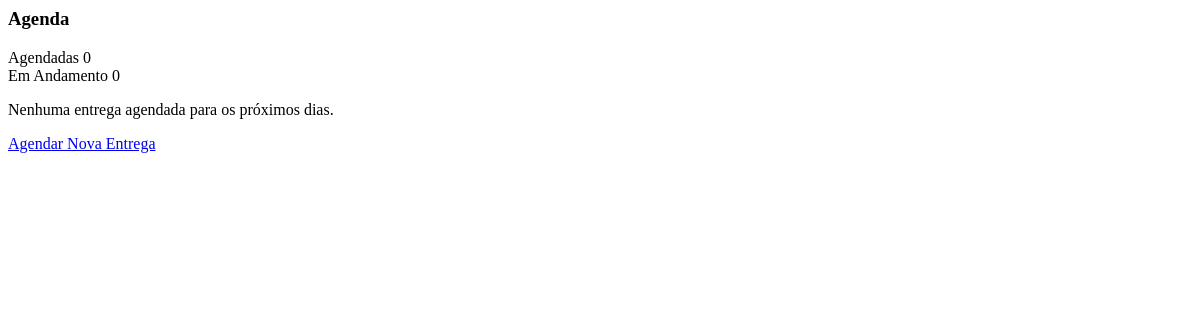
The page /notas/widget-agenda-entregas/ (signed in) on the database as committed earlier.
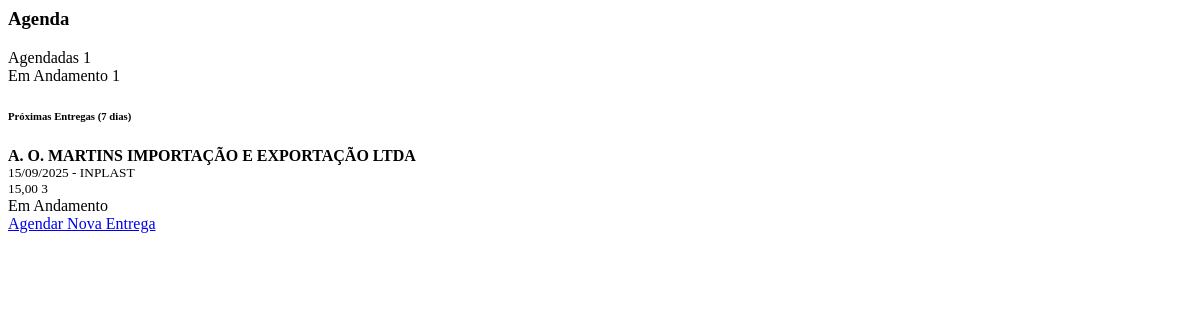
The same page on the database as committed later.
### notas/models.py (models this page shows, shortened)
class UpperCaseMixin:
    def save(self, *args, **kwargs):
        for field in self._meta.fields:
            if hasattr(field, 'max_length') and hasattr(self, field.name):
                value = getattr(self, field.name)
                if value and isinstance(value, str):
                    exclude_fields = [
                        'email', 'password', 'username', 'cpf', 'cnpj',
                        'cnh', 'chassi', 'renavam', 'placa', 'cep',
                        'telefone', 'rntrc', 'numero_consulta', 'tipo_usuario',
                        'status'  # Adicionado para não converter status para maiúsculo
                    ]
                    if field.name not in exclude_fields:
                        setattr(self, field.name, value.upper())
        super().save(*args, **kwargs)

class AgendaEntrega(UpperCaseMixin, models.Model):
    cliente = models.ForeignKey(
        Cliente,
        on_delete=models.PROTECT,
        related_name='agenda_entregas',
        verbose_name="Cliente"
    )
    data_entrega = models.DateField(
        verbose_name="Data da Entrega",
        help_text="Data prevista para a entrega"
    )
    empresa_entrega = models.CharField(
        max_length=255,
        verbose_name="Empresa que vai Entregar",
        help_text="Nome da empresa responsável pela entrega"
    )
    quantidade = models.DecimalField(
        max_digits=10,
        decimal_places=2,
        verbose_name="Quantidade",
        help_text="Quantidade de mercadorias a serem entregues"
    )
    volume = models.CharField(
        max_length=100,
        verbose_name="Volume",
        help_text="Volume ou tipo de embalagem (ex: 10 caixas, 5 pallets)"
    )
    observacoes = models.TextField(
        blank=True,
        null=True,
        verbose_name="Observações",
        help_text="Observações adicionais sobre a entrega"
    )
    STATUS_ENTREGA_CHOICES = [
        ('Agendada', 'Agendada'),
        ('Em Andamento', 'Em Andamento'),
        ('Concluída', 'Concluída'),
        ('Cancelada', 'Cancelada'),
    ]
    status = models.CharField(
        max_length=20,
        choices=STATUS_ENTREGA_CHOICES,
        default='Agendada',
        verbose_name="Status da Entrega"
    )
    data_criacao = models.DateTimeField(
        auto_now_add=True,
        verbose_name="Data de Criação"
    )
    data_atualizacao = models.DateTimeField(
        auto_now=True,
        verbose_name="Data de Atualização"
    )
    usuario_criacao = models.ForeignKey(
        'Usuario',
        on_delete=models.PROTECT,
        related_name='agenda_entregas_criadas',
        verbose_name="Usuário de Criação",
        null=True,
        blank=True
    )
    class Meta:
        verbose_name = "Agenda de Entrega"
        verbose_name_plural = "Agenda de Entregas"
        ordering = ['data_entrega', 'cliente']
        indexes = [
            models.Index(fields=['data_entrega']),
            models.Index(fields=['status']),
            models.Index(fields=['cliente']),
        ]

class Cliente(UpperCaseMixin, models.Model):
    razao_social = models.CharField(max_length=255, unique=True, verbose_name="Razão Social") # Adicionado unique=True
    cnpj = models.CharField(max_length=18, unique=True, blank=True, null=True, verbose_name="CNPJ")
    nome_fantasia = models.CharField(max_length=255, blank=True, null=True, verbose_name="Nome Fantasia")
    inscricao_estadual = models.CharField(max_length=20, blank=True, null=True, verbose_name="Inscrição Estadual")
    endereco = models.CharField(max_length=255, blank=True, null=True, verbose_name="Endereço")
    numero = models.CharField(max_length=10, blank=True, null=True, verbose_name="Número")
    complemento = models.CharField(max_length=255, blank=True, null=True, verbose_name="Complemento")
    bairro = models.CharField(max_length=100, blank=True, null=True, verbose_name="Bairro")
    cidade = models.CharField(max_length=100, blank=True, null=True, verbose_name="Cidade")
    estado = models.CharField(max_length=2, blank=True, null=True, verbose_name="Estado (UF)")
    cep = models.CharField(max_length=9, blank=True, null=True, verbose_name="CEP")
    telefone = models.CharField(max_length=20, blank=True, null=True, verbose_name="Telefone")
    email = models.EmailField(blank=True, null=True, verbose_name="Email")
    STATUS_CHOICES = [
        ('Ativo', 'Ativo'),
        ('Inativo', 'Inativo'),
    ]
    status = models.CharField(max_length=10, choices=STATUS_CHOICES, default='Ativo', verbose_name="Status")
    class Meta:
        verbose_name = "Cliente"
        verbose_name_plural = "Clientes"
        ordering = ['razao_social']

### notas/views.py (the view)
# urls.py: path('widget-agenda-entregas/', views.widget_agenda_entregas, name='widget_agenda_entregas'),
@login_required
@user_passes_test(is_admin)
def widget_agenda_entregas(request):
    from datetime import date, timedelta
    hoje = date.today()
    proxima_semana = hoje + timedelta(days=7)
    proximas_entregas = AgendaEntrega.objects.filter(
        data_entrega__gte=hoje,
        data_entrega__lte=proxima_semana,
        status__in=['Agendada', 'Em Andamento']
    ).select_related('cliente').order_by('data_entrega')[:5]
    entregas_hoje = AgendaEntrega.objects.filter(
        data_entrega=hoje,
        status__in=['Agendada', 'Em Andamento']
    ).select_related('cliente').order_by('cliente__razao_social')
    total_agendadas = AgendaEntrega.objects.filter(status='Agendada').count()
    total_em_andamento = AgendaEntrega.objects.filter(status='Em Andamento').count()
    context = {
        'proximas_entregas': proximas_entregas,
        'entregas_hoje': entregas_hoje,
        'total_agendadas': total_agendadas,
        'total_em_andamento': total_em_andamento,
        'hoje': hoje,
    }
    return render(request, 'notas/widgets/widget_agenda_entregas.html', context)

### notas/views.py (called while the page is built)
def is_admin(user):
    return user.is_authenticated and user.tipo_usuario == 'admin'

### notas/templates/notas/widgets/widget_agenda_entregas.html (shortened to what this page needs)
<div class="card">
    <div class="card-header">
        <h3 class="card-title">
             Agenda
        </h3>
    </div>
    <div class="card-body">
        <div class="row mb-3">
            <div class="col-6">
                <div class="info-box bg-warning">
                    <div class="info-box-content">
                        <span class="info-box-text">Agendadas</span>
                        <span class="info-box-number">{{ total_agendadas }}</span>
                    </div>
                </div>
            </div>
            <div class="col-6">
                <div class="info-box bg-primary">
                    <div class="info-box-content">
                        <span class="info-box-text">Em Andamento</span>
                        <span class="info-box-number">{{ total_em_andamento }}</span>
                    </div>
                </div>
            </div>
        </div>
        {% if proximas_entregas %}
        <div>
            <h6 class="text-info">
                 Próximas Entregas (7 dias)
            </h6>
            <div class="list-group">
                {% for entrega in proximas_entregas %}
                <div class="list-group-item d-flex justify-content-between align-items-center">
                    <div>
                        <strong>{{ entrega.cliente.razao_social }}</strong>
                        <br>
                        <small class="text-muted">
                            {{ entrega.data_entrega|date:"d/m/Y" }} - {{ entrega.empresa_entrega }}
                        </small>
                        <br>
                        <small class="text-muted">
                            {{ entrega.quantidade }} {{ entrega.volume }}
                        </small>
                    </div>
                    <div class="text-right">
                        {% if entrega.status == 'Agendada' %}
                            <span class="badge badge-warning">{{ entrega.get_status_display }}</span>
                        {% elif entrega.status == 'Em Andamento' %}
                            <span class="badge badge-primary">{{ entrega.get_status_display }}</span>
                        {% endif %}
                    </div>
                </div>
                {% endfor %}
            </div>
        </div>
        {% endif %}
        {% if not entregas_hoje and not proximas_entregas %}
        <div class="text-center text-muted">
            <p>Nenhuma entrega agendada para os próximos dias.</p>
        </div>
        {% endif %}
        <div class="mt-3 text-center">
            <a href="{% url 'notas:adicionar_agenda_entrega' %}" class="btn btn-primary btn-sm">
                 Agendar Nova Entrega
            </a>
        </div>
    </div>
</div>

Rows that differ between the two databases and show on the page:
added AgendaEntrega: cliente.razao_social "A. O. MARTINS IMPORTAÇÃO E EXPORTAÇÃO LTDA", data_entrega "15/09/2025", empresa_entrega "INPLAST", quantidade "15,00", volume "3", status "Em Andamento"
Other text that changed with them:
{{ total_agendadas }}: "0" → "1"
{{ total_em_andamento }}: "0" → "1"
text no longer shown: "Nenhuma entrega agendada para os próximos dias."
text now shown: "Próximas Entregas (7 dias)"
